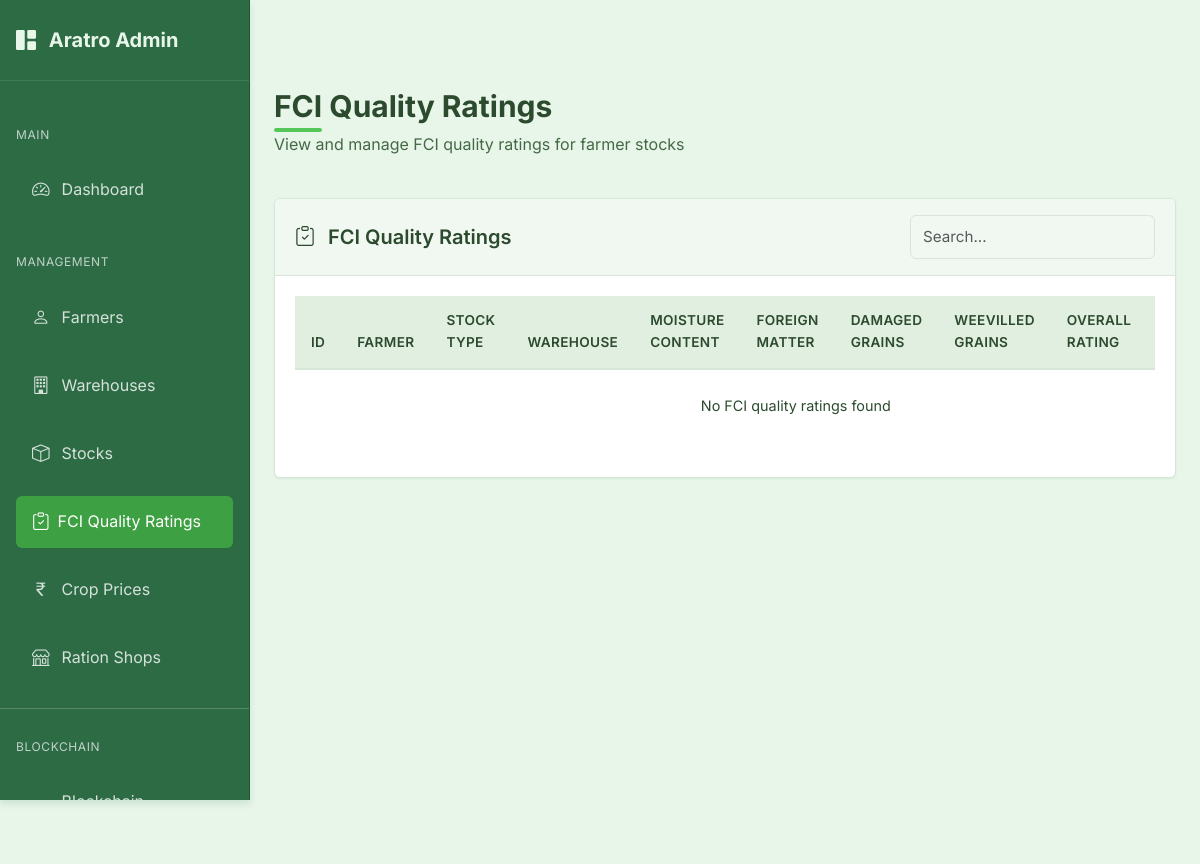
Page /admin/fci_quality_ratings (signed in) on the earlier database version.
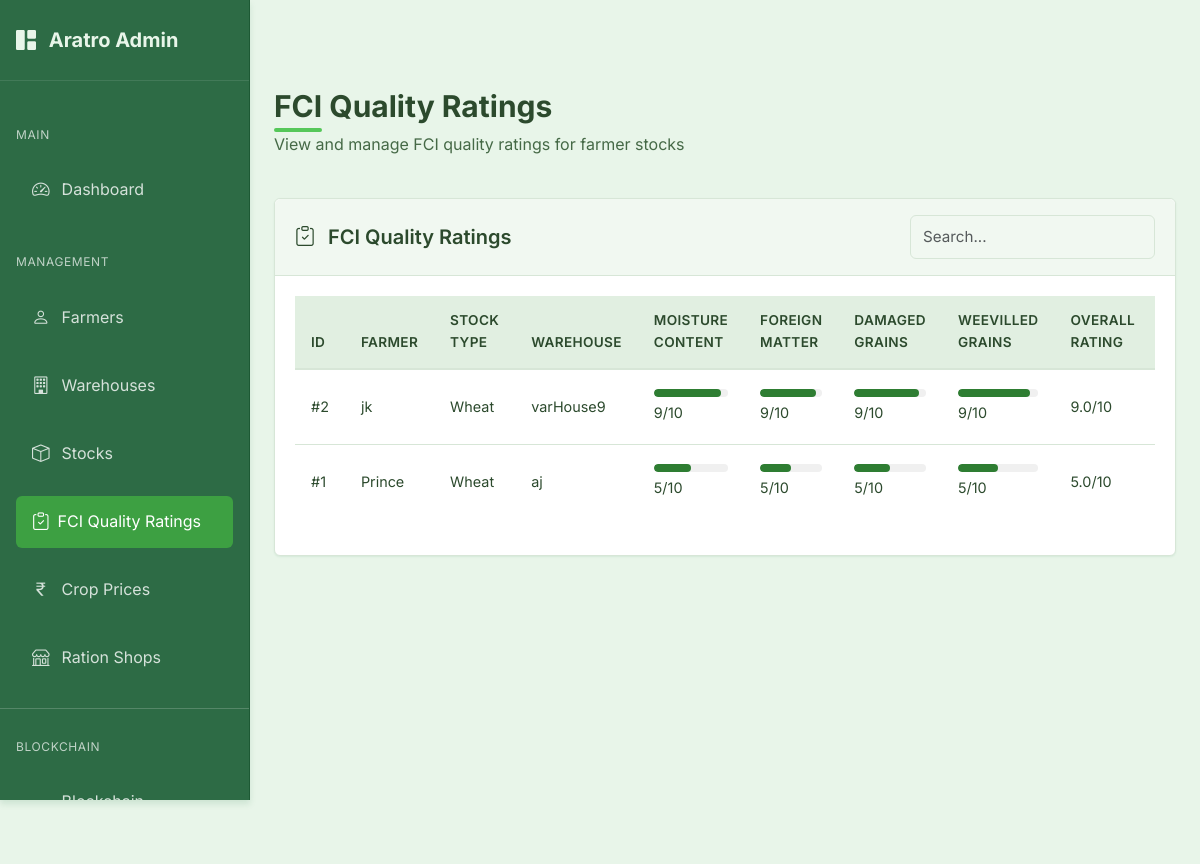
Same page on the later database version.
### models.py (models this page shows, shortened)
class FCIQualityRating(db.Model):
    id = db.Column(db.Integer, primary_key=True, autoincrement=True)
    stock_id = db.Column(db.Integer, db.ForeignKey('stock.id'), nullable=False)
    moisture_content = db.Column(db.Integer, nullable=False)  # Scale of 1-10
    foreign_matter = db.Column(db.Integer, nullable=False)  # Scale of 1-10
    damaged_grains = db.Column(db.Integer, nullable=False)  # Scale of 1-10
    weevilled_grains = db.Column(db.Integer, nullable=False)  # Scale of 1-10
    overall_rating = db.Column(db.Float, nullable=False)  # Average of all ratings
    rated_by = db.Column(db.Integer, db.ForeignKey('user.id'), nullable=False)  # Warehouse manager who rated
    created_at = db.Column(db.DateTime, nullable=False, default=datetime.utcnow)
    stock = db.relationship('Stock', backref='fci_quality_rating', uselist=False)
    rater = db.relationship('User', backref='fci_ratings_given')

class Farmer(db.Model):
    id = db.Column(db.Integer, primary_key=True, autoincrement=True)
    user_id = db.Column(db.Integer, db.ForeignKey('user.id'), nullable=False)
    name = db.Column(db.String(100), nullable=False)
    address = db.Column(db.String(200), nullable=False)
    aadhar_number = db.Column(db.String(12), unique=True, nullable=False)  # Exactly 12 digits
    phone_number = db.Column(db.String(10), nullable=False)  # Exactly 10 digits
    eth_address = db.Column(db.String(42), unique=True, nullable=True)  # Ethereum address for blockchain
    stocks = db.relationship('Stock', backref='farmer', lazy=True)

class Stock(db.Model):
    id = db.Column(db.Integer, primary_key=True, autoincrement=True)
    type = db.Column(db.String(100), nullable=False)
    quantity = db.Column(db.Float, nullable=False)
    requested_quantity = db.Column(db.Float, nullable=False)  # Original requested quantity
    status = db.Column(db.String(20), nullable=False, default='pending')  # pending, stored, rejected
    farmer_id = db.Column(db.Integer, db.ForeignKey('farmer.id'), nullable=False)
    warehouse_id = db.Column(db.Integer, db.ForeignKey('warehouse.id'), nullable=False)
    created_at = db.Column(db.DateTime, nullable=False, default=datetime.utcnow)
    updated_at = db.Column(db.DateTime, nullable=False, default=datetime.utcnow, onupdate=datetime.utcnow)
    blockchain_id = db.Column(db.Integer, nullable=True)  # ID on the blockchain
    blockchain_tx_hash = db.Column(db.String(66), nullable=True)  # Transaction hash on the blockchain

class Warehouse(db.Model):
    id = db.Column(db.Integer, primary_key=True, autoincrement=True)
    user_id = db.Column(db.Integer, db.ForeignKey('user.id'), nullable=False)
    manager_name = db.Column(db.String(100), nullable=False)
    name = db.Column(db.String(100), nullable=False)
    location = db.Column(db.String(200))
    latitude = db.Column(db.Float)
    longitude = db.Column(db.Float)
    phone_number = db.Column(db.String(20))
    warehouse_type = db.Column(db.String(20))  # 'private' or 'government'
    capacity = db.Column(db.Float)  # in tons
    available_space = db.Column(db.Float)  # in tons
    eth_address = db.Column(db.String(42), unique=True, nullable=True)  # Ethereum address for blockchain
    stocks = db.relationship('Stock', backref='warehouse', lazy=True)

### routes.py (the view)
@admin.route('/fci_quality_ratings')
@login_required
def fci_quality_ratings():
    if not current_user.is_authenticated or current_user.role != 'admin':
        flash('You need to be logged in as an admin to access this page.', 'error')
        return redirect(url_for('auth.login'))
    fci_ratings = FCIQualityRating.query.join(
        Stock, FCIQualityRating.stock_id == Stock.id
    ).join(
        StockRequest, Stock.id == StockRequest.stock_id
    ).join(
        Farmer, StockRequest.from_id == Farmer.id
    ).join(
        Warehouse, Stock.warehouse_id == Warehouse.id
    ).order_by(FCIQualityRating.created_at.desc()).all()
    return render_template('admin/fci_quality_ratings.html', fci_ratings=fci_ratings)

### app.py (called while the page is built)
@login_manager.user_loader
def load_user(user_id):
    try:
        if user_id.startswith('admin_'):
            admin_id = int(user_id.split('_')[1])
            return Admin.query.get(admin_id)
        else:
            return User.query.get(int(user_id))
    except Exception as e:
        logger.error(f"Error loading user: {e}")
        return None

@app.teardown_request
def teardown_request(exception=None):
    if exception:
        try:
            db.session.rollback()
            logger.warning(f"Transaction rolled back due to exception: {str(exception)}")
        except Exception as e:
            logger.error(f"Error during rollback: {str(e)}")
    try:
        db.session.rollback()
        db.session.remove()
    except Exception as e:
        logger.error(f"Error removing session: {str(e)}")

### routes.py (called while the page is built)
@admin.context_processor
def inject_admin_data():
    admin_data = {'current_user': current_user}
    if current_user.is_authenticated:
        admin_user = Admin.query.get(current_user.id)
        if admin_user:
            admin_data['admin_user'] = admin_user
    return admin_data

### templates/admin/fci_quality_ratings.html (shortened to what this page needs)
{% extends "admin/base_admin.html" %}
{% block admin_content %}
<div class="page-header d-flex justify-content-between align-items-center">
    <div>
        <h1 class="page-title">FCI Quality Ratings</h1>
        <p class="page-subtitle">View and manage FCI quality ratings for farmer stocks</p>
    </div>
</div>
<div class="admin-card">
    <div class="admin-card-header">
        <h5 class="admin-card-title">
            <i class="bi bi-clipboard-check me-2"></i>
            FCI Quality Ratings
        </h5>
        <div class="admin-card-tools">
            <input type="text" class="form-control form-control-sm" id="searchInput" placeholder="Search...">
        </div>
    </div>
    <div class="admin-card-body">
        <div class="table-responsive">
            <table class="table table-hover">
                <thead>
                    <tr>
                        <th>ID</th>
                        <th>Farmer</th>
                        <th>Stock Type</th>
                        <th>Warehouse</th>
                        <th>Moisture Content</th>
                        <th>Foreign Matter</th>
                        <th>Damaged Grains</th>
                        <th>Weevilled Grains</th>
                        <th>Overall Rating</th>
                        <th>Grade</th>
                    </tr>
                </thead>
                <tbody>
                    {% for rating in fci_ratings %}
                    <tr>
                        <td>#{{ rating.id }}</td>
                        <td>{{ rating.stock.farmer.name }}</td>
                        <td>{{ rating.stock.type }}</td>
                        <td>{{ rating.stock.warehouse.name }}</td>
                        <td>
                            <div class="rating-bar-container">
                                <div class="rating-bar" style="width: {{ rating.moisture_content * 10 }}%"></div>
                            </div>
                            {{ rating.moisture_content }}/10
                        </td>
                        <td>
                            <div class="rating-bar-container">
                                <div class="rating-bar" style="width: {{ rating.foreign_matter * 10 }}%"></div>
                            </div>
                            {{ rating.foreign_matter }}/10
                        </td>
                        <td>
                            <div class="rating-bar-container">
                                <div class="rating-bar" style="width: {{ rating.damaged_grains * 10 }}%"></div>
                            </div>
                            {{ rating.damaged_grains }}/10
                        </td>
                        <td>
                            <div class="rating-bar-container">
                                <div class="rating-bar" style="width: {{ rating.weevilled_grains * 10 }}%"></div>
                            </div>
                            {{ rating.weevilled_grains }}/10
                        </td>
                        <td>{{ rating.overall_rating|round(1) }}/10</td>
                        <td>
                            {% set grade = 'C' %}
                            {% if rating.overall_rating >= 8 %}
                                {% set grade = 'A' %}
                            {% elif rating.overall_rating >= 6 %}
                                {% set grade = 'B' %}
                            {% endif %}
                        </td>
                    </tr>
                    {% endfor %}
                    {% if not fci_ratings %}
                    <tr>
                        <td colspan="11" class="text-center py-4">No FCI quality ratings found</td>
                    </tr>
                    {% endif %}
                </tbody>
            </table>
        </div>
    </div>
</div>
{% endblock %}

Differences in the rows shown:
added FCIQualityRating: id "2", stock.farmer.name "jk", stock.type "Wheat", stock.warehouse.name "varHouse9", moisture_content "9", foreign_matter "9", damaged_grains "9", weevilled_grains "9", overall_rating "9.0"
added FCIQualityRating: id "1", stock.farmer.name "Prince", stock.type "Wheat", stock.warehouse.name "aj", moisture_content "5", foreign_matter "5", damaged_grains "5", weevilled_grains "5", overall_rating "5.0"
Other differences:
text no longer shown: "No FCI quality ratings found"
